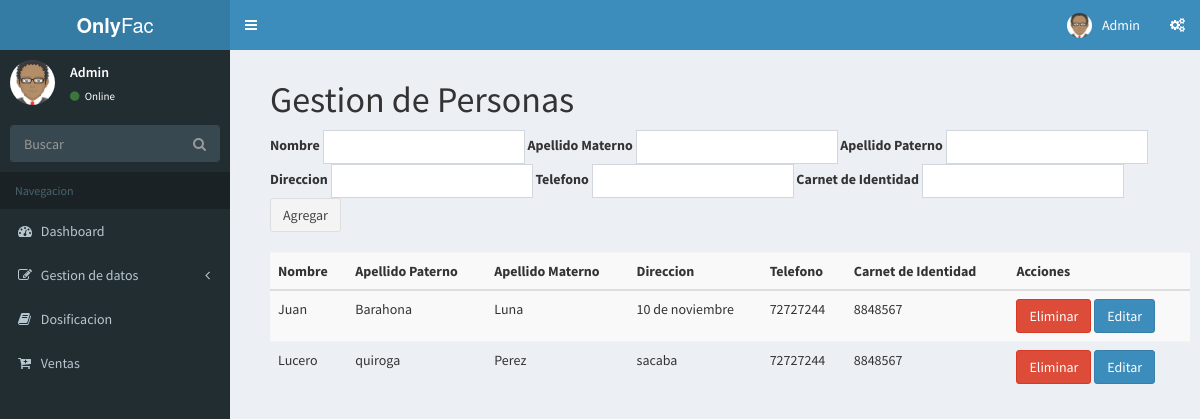
Page /index.php/persona on the committed database.
### tables this page shows
CREATE TABLE `persona` (
  `idPersona` int(11) NOT NULL AUTO_INCREMENT,
  `nomPersona` varchar(15) DEFAULT NULL,
  `apPaterno` varchar(20) DEFAULT NULL,
  `apMaterno` varchar(20) DEFAULT NULL,
  `direccion` varchar(45) DEFAULT NULL,
  `telefono` varchar(11) DEFAULT NULL,
  `ci` varchar(13) DEFAULT NULL,
  PRIMARY KEY (`idPersona`)
);

### application/controllers/persona.php (called while the page is built, shortened)
<?php
class Persona extends CI_Controller {
	public function __construct(){
        $this->load->helper('url');
        $this->load->helper('form');
        $this->load->helper('security');
        $this->load->library('form_validation');
        $this->load->library('session');
        $this->load->model('Model_Persona');
    }
	public function index()
	{
        $data['content'] = "persona/index";
        $data['select'] = $this->Model_Persona->select();
        $this->load->view("template", $data);
	}
}

### index.php (called while the page is built, shortened)
<?php
require_once BASEPATH.'core/CodeIgniter.php';

### application/models/model_persona.php (called while the page is built, shortened)
<?php
Class Model_Persona extends CI_Model {
    public function select()
    {
        $this->db->select('*');
        $this->db->from('persona');
        $query = $this->db->get();
        return $query->result();
    }
}

### application/views/persona/index.php (the view)
<h1>Gestion de Personas</h1>
<?php if(isset($dataedit)) {echo form_open('persona/update'."/".$dataedit[0]->idPersona, 'class="form-inline"');} else { echo form_open('persona/insert', 'class="form-inline"');} ?>
  <div class="form-group">
    <label for="exampleInputName2">Nombre</label>
    <input type="text" name="pername" class="form-control" id="exampleInputName2" value="<?php if(isset($dataedit)){ echo $dataedit[0]->nomPersona;} ?>" />
  </div>
  <div class="form-group">
    <label for="exampleInputName2">Apellido Materno</label>
    <input type="text" name="perapm" class="form-control" id="exampleInputName2" value="<?php if(isset($dataedit)){ echo $dataedit[0]->apPaterno;} ?>" />
  </div>
    <div class="form-group">
    <label for="exampleInputName2">Apellido Paterno</label>
    <input type="text" name="perapp" class="form-control" id="exampleInputName2" value="<?php if(isset($dataedit)){ echo $dataedit[0]->apMaterno;} ?>" />
  </div>
    <div class="form-group">
    <label for="exampleInputName2">Direccion</label>
    <input type="text" name="perdirec" class="form-control" id="exampleInputName2" value="<?php if(isset($dataedit)){ echo $dataedit[0]->direccion;} ?>" />
  </div>
    <div class="form-group">
    <label for="exampleInputName2">Telefono</label>
    <input type="text" name="pertel" class="form-control" id="exampleInputName2" value="<?php if(isset($dataedit)){ echo $dataedit[0]->telefono;} ?>" />
  </div>
  <div class="form-group">
    <label for="exampleInputName2">Carnet de Identidad</label>
    <input type="text" name="perci" class="form-control" id="exampleInputName2" value="<?php if(isset($dataedit)){ echo $dataedit[0]->ci;} ?>" />
  </div>
  <button type="submit" class="btn btn-default">
      <?php
        if(isset($dataedit)){
            echo "Actualizar";
        } else {
            echo "Agregar";
        }
      ?>
  </button>
<?php echo form_close(); ?>
<table class="table table-striped" style = "margin: 20px 0px;">
    <theader>
        <th>Nombre</th>
        <th>Apellido Paterno</th>
        <th>Apellido Materno</th>
        <th>Direccion</th>
        <th>Telefono</th>
        <th>Carnet de Identidad</th>
        <th>Acciones</th>
    </theader>
    <tbody>
        <?php foreach ($select as $value) { ?>
            <tr>
                <td><?php echo $value->nomPersona; ?></td>
                <td><?php echo $value->apPaterno; ?></td>
                <td><?php echo $value->apMaterno; ?></td>
                <td><?php echo $value->direccion; ?></td>
                <td><?php echo $value->telefono; ?></td>
                <td><?php echo $value->ci; ?></td>
                <td>
                    <a href="<?php echo base_url('index.php/persona/delete')."/".$value->idPersona; ?>" type="button" class="btn btn-danger">Eliminar</a>
                    <a href="<?php echo base_url('index.php/persona/edit')."/".$value->idPersona; ?>" type="button" class="btn btn-primary">Editar</a>
                </td>
            </tr>
        <?php } ?>
    </tbody>
</table>

### rows in the picture
persona: nomPersona "Juan", apPaterno "Barahona", apMaterno "Luna", direccion "10 de noviembre", telefono "72727244", ci "8848567"
persona: nomPersona "Lucero", apPaterno "quiroga", apMaterno "Perez", direccion "sacaba", telefono "72727244", ci "8848567"
